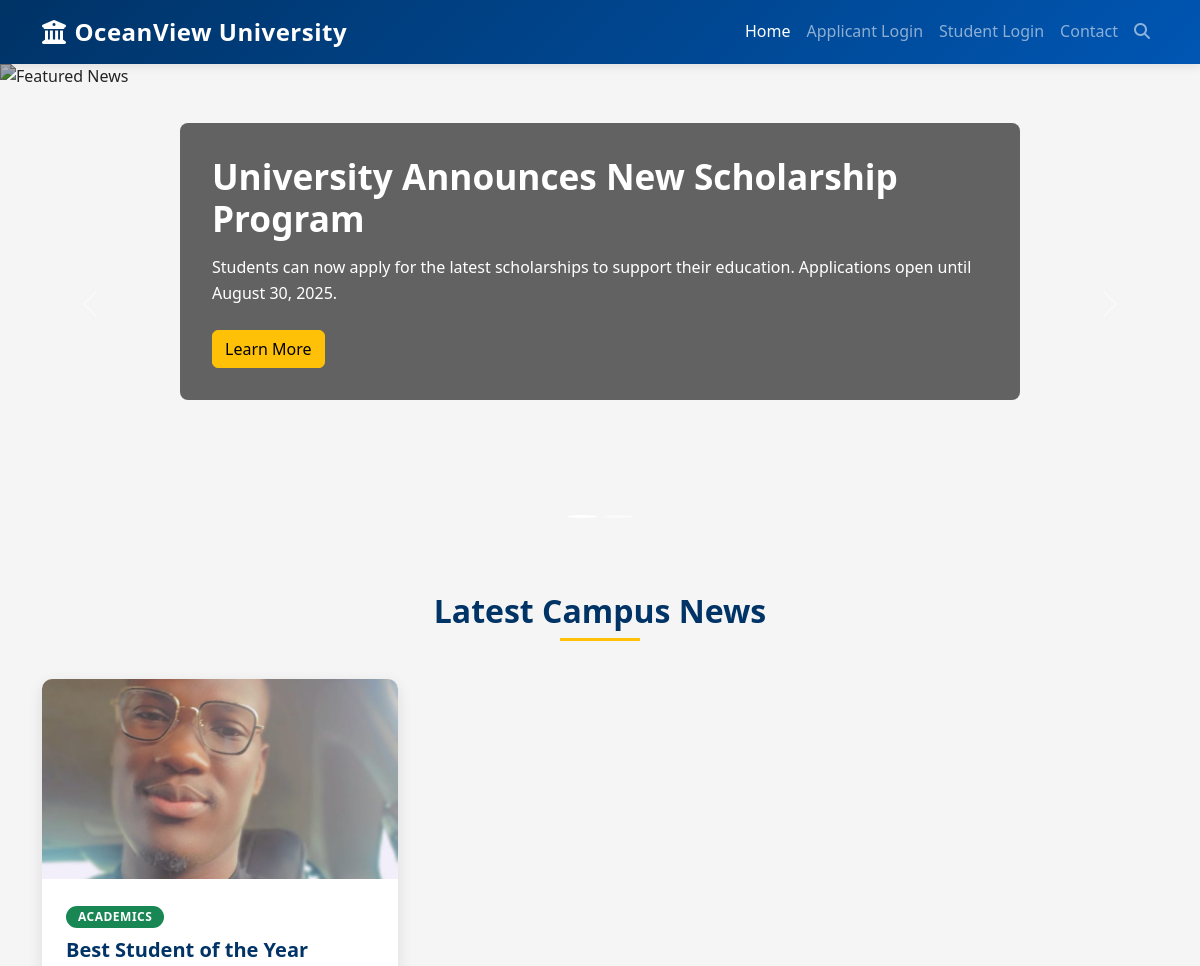
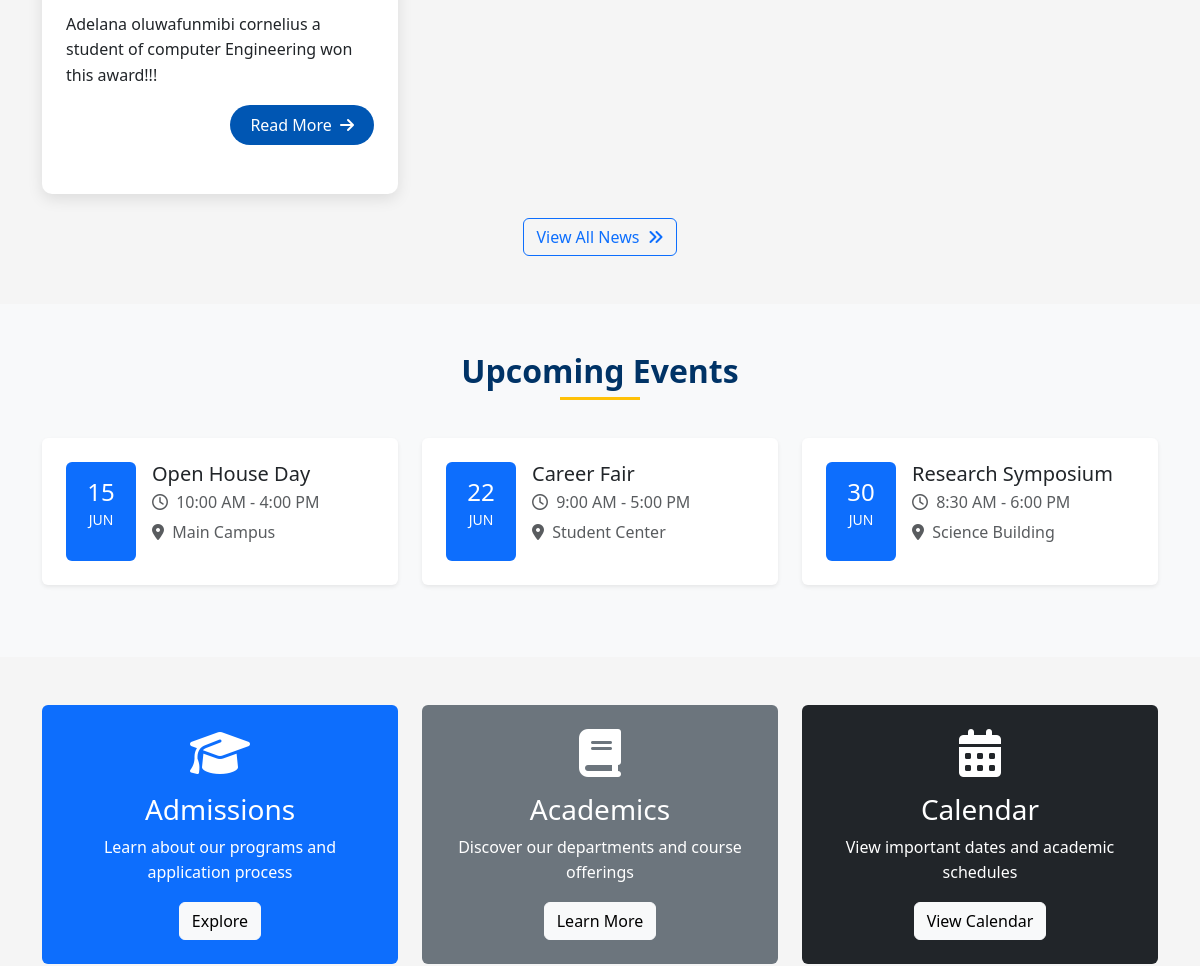
Before: /headline-news/ (upper part) with the older database file (2 pictures, top to bottom).
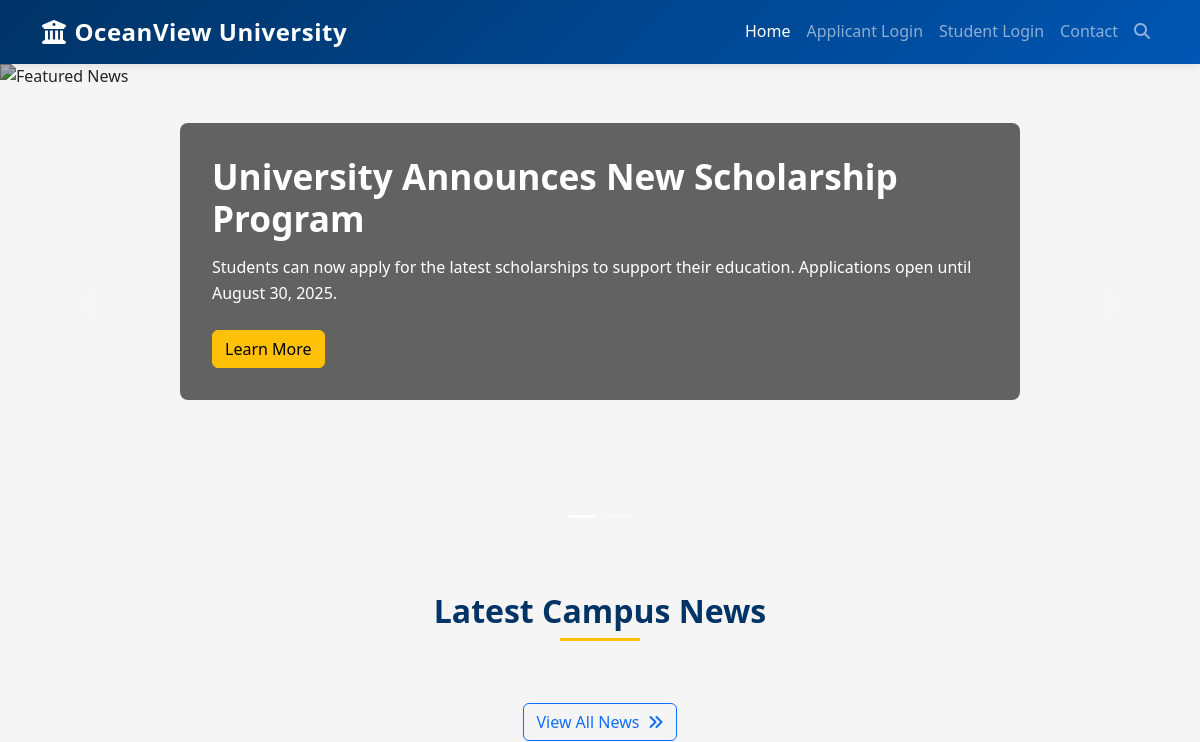
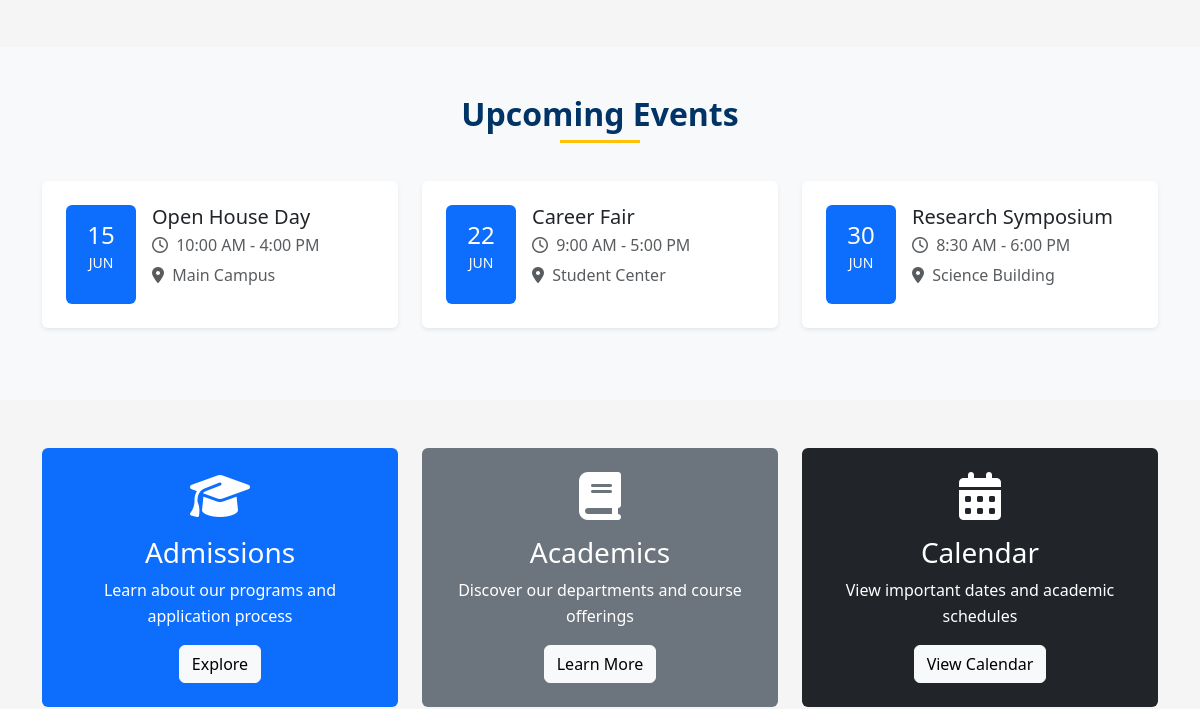
After: the same page with the newer database file (2 pictures, top to bottom).
### portal/models.py (models this page shows, shortened)
class Headline(models.Model):
    title = models.CharField(max_length=100)
    content = models.TextField()
    image = models.ImageField(upload_to="news_images/", blank=True, null=True)
    category = models.ForeignKey(Category, on_delete=models.CASCADE)
    created_at = models.DateTimeField(default=now, editable=True)

class Category(models.Model):
    name = models.CharField(max_length=100, unique=True)

### portal/views.py (the view)
# urls.py: path('headline-news/', views.headline_news, name='headline_news'),
def headline_news(request):
    headlines = Headline.objects.all()
    return render(request, "portal-news.html", {"headlines": headlines})

### portal/templates/portal-news.html (shortened to what the changed rows need)
{% load static  %}
<!DOCTYPE html>
<html lang="en">
<head>
    <link rel="stylesheet" href="https://cdn.jsdelivr.net/npm/bootstrap@5.3.0/dist/css/bootstrap.min.css">
    <link rel="stylesheet" href="https://cdnjs.cloudflare.com/ajax/libs/font-awesome/6.4.0/css/all.min.css">
    <link rel="stylesheet" href="{% static 'css/portal_news.css' %}">
</head>
<body>
    <div class="container py-5">
        <h2 class="text-center section-title">Latest Campus News</h2>
        <div class="row">
            {% for headline in headlines %}
            <div class="col-lg-4 col-md-6">
                <div class="card news-card">
                    <img src="{% if headline.image %}{{ headline.image.url }}{% else %}https://images.unsplash.com/photo-1523050854058-8df90110c9f1?ixlib=rb-4.0.3&ixid=M3wxMjA3fDB8MHxwaG90by1wYWdlfHx8fGVufDB8fHx8fA%3D%3D&auto=format&fit=crop&w=1470&q=80{% endif %}" class="card-img-top" alt="News Image">
                    <div class="card-body">
                        <span class="badge bg-success category-badge">{{ headline.category.name }}</span>
                        <h5 class="card-title">{{ headline.title }}</h5>
                        <p class="card-text">{{ headline.content|truncatechars:150 }}</p>
                        <div class="d-flex justify-content-between align-items-center">
                            <a href="#" class="btn btn-primary">Read More <i class="fas fa-arrow-right ms-1"></i></a>
                        </div>
                    </div>
                </div>
            </div>
            {% endfor %}
        </div>
    </div>
    <div class="bg-light py-5">
        <div class="container">
            <h2 class="text-center section-title">Upcoming Events</h2>
        </div>
    </div>
</body>
</html>

Changed rows visible on the page:
removed Headline: image (picture), category.name "ACADEMICS", title "Best Student of the Year", content "Adelana oluwafunmibi cornelius a student of computer Engineering won this award!!!"
